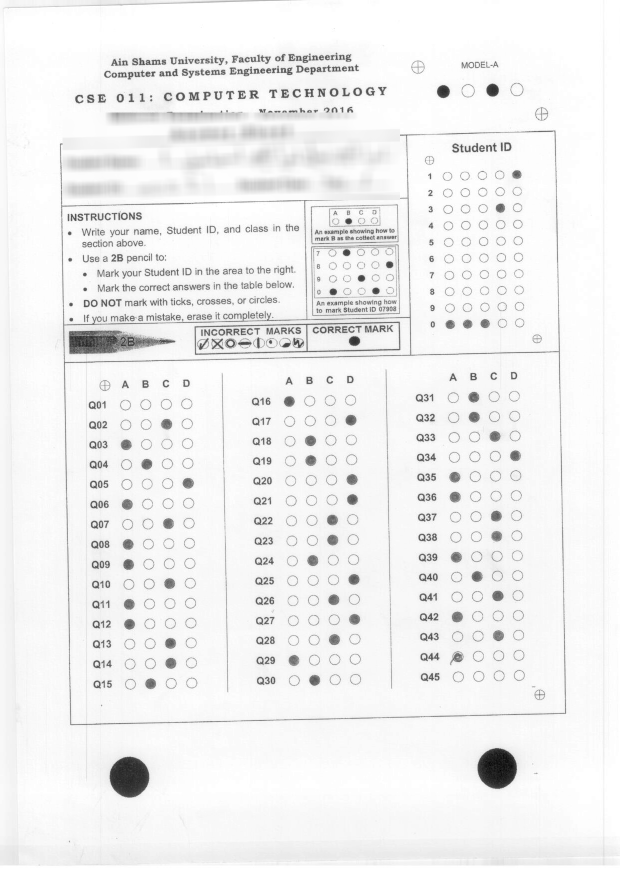
#> input picture S_1_hppscan12.png, 1240 x 1753 px (shown at 1/2 size)
$ python 1stTest.py   (older library calls are emulated)
#> lines starting #> are read from the running program, lines starting #| are printed output that depends on the picture; after the words box and inside, x2 and y2 are one past the last pixel; in counts of white or black regions, pixels touching at a corner belong together
# -*- coding: utf-8 -*-
"""
Created on Sun Apr 23 11:47:52 2017

@author: EngYo
"""

# import the necessary packages
from __future__ import print_function
from imutils.perspective import four_point_transform
from imutils import contours
from imutils import perspective
import numpy as np
import argparse
import imutils
import cv2
from scipy.spatial import distance as dist

def four_point_transform(image, pts):
	# obtain a consistent order of the points and unpack them
	# individually
	rect = order_points(pts)
	(tl, tr, br, bl) = rect

	# compute the width of the new image, which will be the
	# maximum distance between bottom-right and bottom-left
	# x-coordiates or the top-right and top-left x-coordinates
	widthA = np.sqrt(((br[0] - bl[0]) ** 2) + ((br[1] - bl[1]) ** 2))
	widthB = np.sqrt(((tr[0] - tl[0]) ** 2) + ((tr[1] - tl[1]) ** 2))
	maxWidth = max(int(widthA), int(widthB))

	# compute the height of the new image, which will be the
	# maximum distance between the top-right and bottom-right
	# y-coordinates or the top-left and bottom-left y-coordinates
	heightA = np.sqrt(((tr[0] - br[0]) ** 2) + ((tr[1] - br[1]) ** 2))
	heightB = np.sqrt(((tl[0] - bl[0]) ** 2) + ((tl[1] - bl[1]) ** 2))
	maxHeight = max(int(heightA), int(heightB))

	# now that we have the dimensions of the new image, construct
	# the set of destination points to obtain a "birds eye view",
	# (i.e. top-down view) of the image, again specifying points
	# in the top-left, top-right, bottom-right, and bottom-left
	# order
	dst = np.array([
		[0, 0],
		[maxWidth - 1, 0],
		[maxWidth - 1, maxHeight - 1],
		[0, maxHeight - 1]], dtype = "float32")

	# compute the perspective transform matrix and then apply it
	M = cv2.getPerspectiveTransform(rect, dst)
	warped = cv2.warpPerspective(image, M, (maxWidth, maxHeight))

	# return the warped image
	return warped

def order_points_old(pts):
	# initialize a list of coordinates that will be ordered
	# such that the first entry in the list is the top-left,
	# the second entry is the top-right, the third is the
	# bottom-right, and the fourth is the bottom-left
	rect = np.zeros((4, 2), dtype="float32")

	# the top-left point will have the smallest sum, whereas
	# the bottom-right point will have the largest sum
	s = pts.sum(axis=1)
	rect[0] = pts[np.argmin(s)]
	rect[2] = pts[np.argmax(s)]

	# now, compute the difference between the points, the
	# top-right point will have the smallest difference,
	# whereas the bottom-left will have the largest difference
	diff = np.diff(pts, axis=1)
	rect[1] = pts[np.argmin(diff)]
	rect[3] = pts[np.argmax(diff)]

	# return the ordered coordinates
	return rect

def order_points(pts):
	# sort the points based on their x-coordinates
	xSorted = pts[np.argsort(pts[:, 0]), :]

	# grab the left-most and right-most points from the sorted
	# x-roodinate points
	leftMost = xSorted[:2, :]
	rightMost = xSorted[2:, :]

	# now, sort the left-most coordinates according to their
	# y-coordinates so we can grab the top-left and bottom-left
	# points, respectively
	leftMost = leftMost[np.argsort(leftMost[:, 1]), :]
	(tl, bl) = leftMost

	# now that we have the top-left coordinate, use it as an
	# anchor to calculate the Euclidean distance between the
	# top-left and right-most points; by the Pythagorean
	# theorem, the point with the largest distance will be
	# our bottom-right point
	D = dist.cdist(tl[np.newaxis], rightMost, "euclidean")[0]
	(br, tr) = rightMost[np.argsort(D)[::-1], :]

	# return the coordinates in top-left, top-right,
	# bottom-right, and bottom-left order
	return np.array([tl, tr, br, bl], dtype="float32")


# load our input image, convert it to grayscale, and blur it slightly
image = cv2.imread("S_1_hppscan12.png")
#> image is the input picture: shape (1753, 1240, 3); min 0, max 255, mean 240.5
gray = cv2.cvtColor(image, cv2.COLOR_BGR2GRAY)
blurred  = cv2.GaussianBlur(gray, (7, 7), 0)

# perform edge detection, then perform a dilation + erosion to
# close gaps in between object edges
edged = cv2.Canny(blurred , 50, 100)
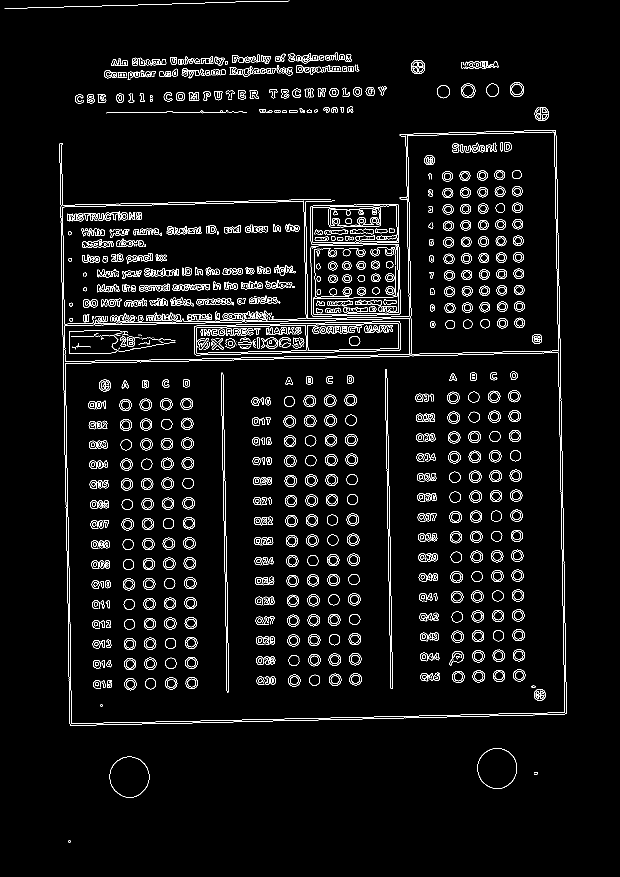
#> edged: shape (1753, 1240) (shown at 1/2 size); 4.1% white in thin lines or dots, all inside (x1, y1, x2, y2) = (9, 1, 1133, 1685)
edged = cv2.dilate(edged, None, iterations=1)
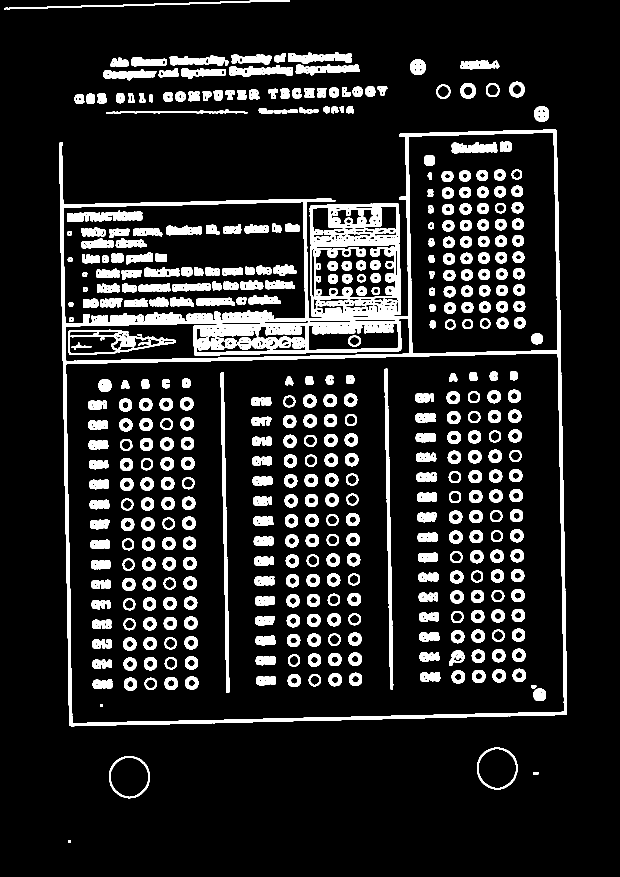
#> edged: shape (1753, 1240) (shown at 1/2 size); 12.6% white; 453 white regions, largest, box (x1, y1, x2, y2) and area: (118, 259, 1134, 1453) 44748, (619, 407, 802, 634) 16628, (387, 641, 803, 712) 11570
edged = cv2.erode(edged, None, iterations=1)
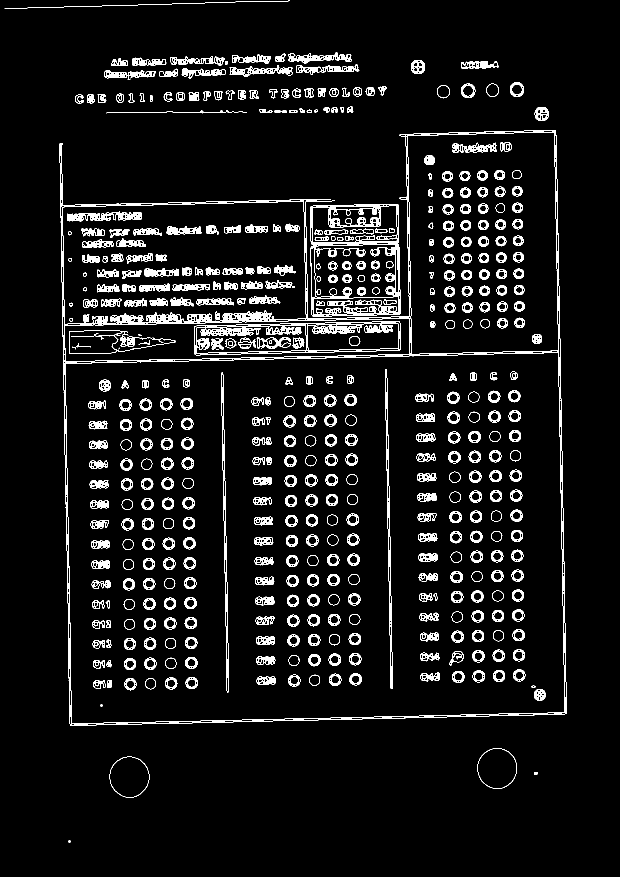
#> edged: shape (1753, 1240) (shown at 1/2 size); 6.9% white; 470 white regions (7 under 20 px)

#cv2.imshow("edged", edged)

# find contours in the edge map
cnts = cv2.findContours(edged.copy(), cv2.RETR_EXTERNAL, cv2.CHAIN_APPROX_SIMPLE)
#> cnts = 62 contours, 2 with area under 20; largest, box (x1, y1, x2, y2) and area: (119, 260, 1133, 1452) 1024498, (620, 408, 801, 633) 38971, (219, 1513, 299, 1596) 5032, (955, 1496, 1034, 1578) 4981, (459, 131, 585, 153) 1290
cnts = cnts[0] if imutils.is_cv2() else cnts[1]

# sort the contours from left-to-right and initialize the bounding box
# point colors
(cnts, _) = contours.sort_contours(cnts)
colors = ((0, 0, 255), (240, 0, 159), (255, 0, 0), (255, 255, 0))

# loop over the contours individually
for (i, c) in enumerate(cnts):
	# if the contour is not sufficiently large, ignore it
	if cv2.contourArea(c) < 100000:
		continue

	# compute the rotated bounding box of the contour, then
	# draw the contours
	box = cv2.minAreaRect(c)
	box = cv2.cv.BoxPoints(box) if imutils.is_cv2() else cv2.boxPoints(box)
	box = np.array(box, dtype="int")
	cv2.drawContours(image, [box], -1, (0, 255, 0), 2)

	# show the original coordinates
	print("Object #{}:".format(i + 1))
	print(box)

    # order the points in the contour such that they appear
	# in top-left, top-right, bottom-right, and bottom-left
	# order, then draw the outline of the rotated bounding
	# box
	rect = order_points_old(box)

	# check to see if the new method should be used for
	# ordering the coordinates
	#if args["new"] > 0:
		#rect = perspective.order_points(box)

	# show the re-ordered coordinates
	print(rect.astype("int"))
	print("")

    	# loop over the original points and draw them
	for ((x, y), color) in zip(rect, colors):
		cv2.circle(image, (int(x), int(y)), 5, color, -1)

	# draw the object num at the top-left corner
	cv2.putText(image, "Object #{}".format(i + 1),
		(int(rect[0][0] - 15), int(rect[0][1] - 15)),
		cv2.FONT_HERSHEY_SIMPLEX, 0.55, (255, 255, 255), 2)
#> this loop made 62 passes
#> (box, rect, s in order_points_old, diff in order_points_old) on pass 2: ([[138, 1451], [116, 278], [1112, 259], [1134, 1431]], [[116, 278], [1112, 259], [1134, 1431], [138, 1451]], [1589, 394, 1371, 2565], [1313, 162, -853, 297])
#> (printed output is left out)
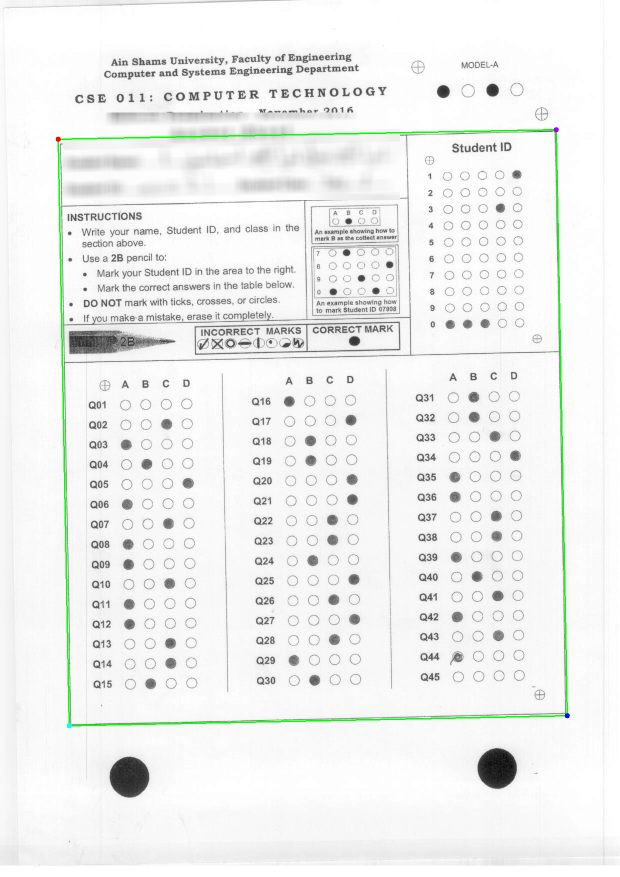
#> image: shape (1753, 1240, 3) (shown at 1/2 size); 0.64% of pixels changed, all inside (x1, y1, x2, y2) = (102, 250, 1140, 1457)

	# show the image
#cv2.namedWindow( "Image", cv2.WINDOW_AUTOSIZE)
#cv2.imshow("Image", image)
pts = np.array([[138, 1451],[117, 277],[1112, 259],[1133, 1433]], dtype = "float32")
pts2 = np.array(box, dtype = "float32")
#> pts2 = [[138, 1451], [116, 278], [1112, 259], [1134, 1431]]
warped = four_point_transform(gray, pts2)
#> in order_points, `xSorted = pts[np.argsort(pts[:, 0]), :]`: xSorted = [[116, 278], [138, 1451], [1112, 259], [1134, 1431]]
#> in order_points, `leftMost = xSorted[:2, :]`: leftMost = [[116, 278], [138, 1451]]
#> in order_points, `rightMost = xSorted[2:, :]`: rightMost = [[1112, 259], [1134, 1431]]
#> in order_points, `(tl, bl) = leftMost`: tl = [116, 278]; bl = [138, 1451]
#> in order_points, `D = dist.cdist(tl[np.newaxis], rightMost, "euclidean")[0]`: D = [996.2, 1538.1]
#> in order_points, `(br, tr) = rightMost[np.argsort(D)[::-1], :]`: br = [1134, 1431]; tr = [1112, 259]
#> in four_point_transform, `rect = order_points(pts)`: rect = [[116, 278], [1112, 259], [1134, 1431], [138, 1451]]
#> in four_point_transform, `(tl, tr, br, bl) = rect`: tl = [116, 278]; tr = [1112, 259]; br = [1134, 1431]; bl = [138, 1451]
#> in four_point_transform, `widthA = np.sqrt(((br[0] - bl[0]) ** 2) + ((br[1] - bl[1]) ** 2))`: widthA = 996.2
#> in four_point_transform, `maxWidth = max(int(widthA), int(widthB))`: maxWidth = 996
#> in four_point_transform, `heightA = np.sqrt(((tr[0] - br[0]) ** 2) + ((tr[1] - br[1]) ** 2))`: heightA = 1172.2
#> in four_point_transform, `heightB = np.sqrt(((tl[0] - bl[0]) ** 2) + ((tl[1] - bl[1]) ** 2))`: heightB = 1173.2
#> in four_point_transform, `maxHeight = max(int(heightA), int(heightB))`: maxHeight = 1173
#> in four_point_transform, `dst = np.array([ [0, 0], [maxWidth - 1, 0], [maxWidth - 1, maxHeight -..`: dst = [[0, 0], [995, 0], [995, 1172], [0, 1172]]
#> in four_point_transform, `M = cv2.getPerspectiveTransform(rect, dst)`: M = [[0.998, -0.0187, -110.5], [0.0191, 0.999, -279.9], [-8.55e-07, 3.21e-08, 1]]
#> in four_point_transform, `warped = cv2.warpPerspective(image, M, (maxWidth, maxHeight))`:
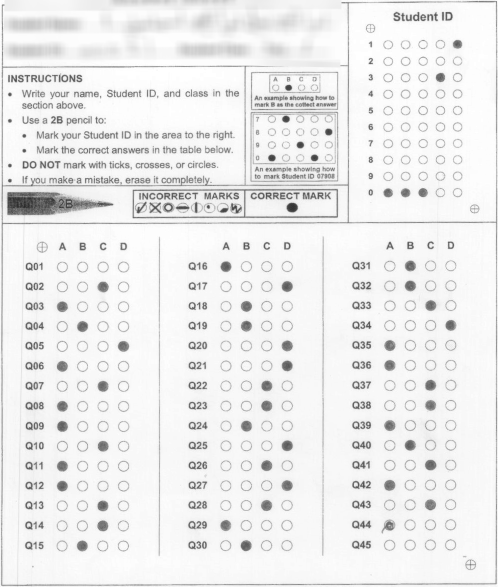
#> warped: shape (1173, 996) (shown at 1/2 size); min 30, max 255, mean 236.2
cv2.imshow("Warped", warped)

# Crop Image
crop_img = warped[510:1120, 0:1000] # Crop from x, y, w, h -> 100, 200, 300, 400
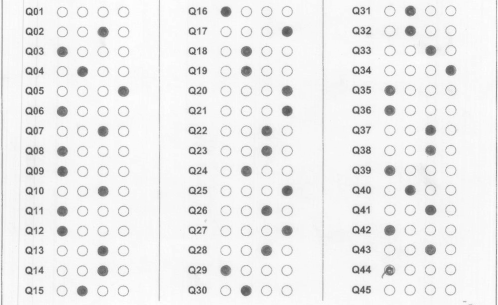
#> crop_img: shape (610, 996) (shown at 1/2 size); min 74, max 255, mean 237.6
# NOTE: its img[y: y + h, x: x + w] and *not* img[x: x + w, y: y + h]
cv2.imshow("cropped", crop_img)

# apply Otsu's thresholding method to binarize the warped
# piece of paper
thresh = cv2.threshold(crop_img, 0, 255, cv2.THRESH_BINARY_INV | cv2.THRESH_OTSU)[1]
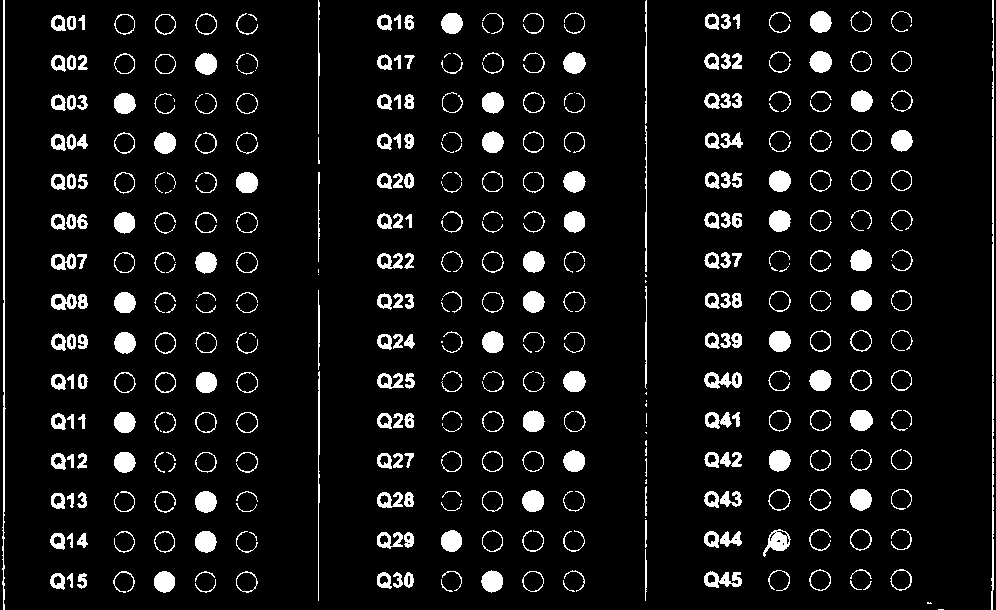
#> thresh: shape (610, 996); 7.6% white; 397 white regions (56 under 20 px)
cv2.imshow("thresh", thresh)

# find contours in the thresholded image, then initialize
# the list of contours that correspond to questions
cntsCircles = cv2.findContours(thresh.copy(), cv2.RETR_EXTERNAL, cv2.CHAIN_APPROX_SIMPLE)
#> cntsCircles = 397 contours, 125 with area under 20; largest, box (x1, y1, x2, y2) and area: (2, 0, 6, 610) 556, (991, 0, 994, 610) 539, (763, 529, 791, 557) 377, (704, 372, 742, 389) 373, (850, 410, 873, 431) 354
cntsCircles = cntsCircles[0] if imutils.is_cv2() else cnts[1]
questionCntsCircles = []

# loop over the contours
for c in cntsCircles:
	# compute the bounding box of the contour, then use the
	# bounding box to derive the aspect ratio
	(x, y, w, h) = cv2.boundingRect(c)
	ar = w / float(h)

	# in order to label the contour as a question, region
	# should be sufficiently wide, sufficiently tall, and
	# have an aspect ratio approximately equal to 1
	if w >= 20 and h >= 20 and ar >= 0.9 and ar <= 1.1:
		questionCntsCircles.append(c)
#> this loop made 397 passes
#> (x, y, w, h, ar) on passes 2 to 4: (927, 602, 5, 2, 2.5), (863, 581, 9, 9, 1), (850, 580, 12, 10, 1.2)
#> after the loop, questionCntsCircles = 156 contours, 17 with area under 20; largest, box (x1, y1, x2, y2) and area: (763, 529, 791, 557) 377, (850, 410, 873, 431) 354, (522, 490, 544, 512) 354, (563, 371, 586, 392) 350, (809, 51, 832, 73) 350


cv2.waitKey(0)

# define the answer key which maps the question number
# to the correct answer
ANSWER_KEY = {0: 1,
              1: 2,
              2: 0,
              3: 0,
              4: 3,
              5: 0,
              6: 2,
              7: 2,
              8: 0,
              9: 2,
              10: 0,
              11: 1,
              12: 2,
              13: 2,
              14: 1,
              15: 0,
              16: 3,
              17: 1,
              18: 2,
              19: 1,
              20: 3,
              21: 2,
              22: 3,
              23: 1,
              24: 3,
              25: 2,
              26: 3,
              27: 3,
              28: 1,
              29: 2,
              30: 1,
              31: 1,
              32: 3,
              33: 2,
              34: 1,
              35: 2,
              36: 1,
              37: 2,
              38: 2,
              39: 0,
              40: 1,
              41: 1,
              42: 2,
              43: 2,
              44: 1}
